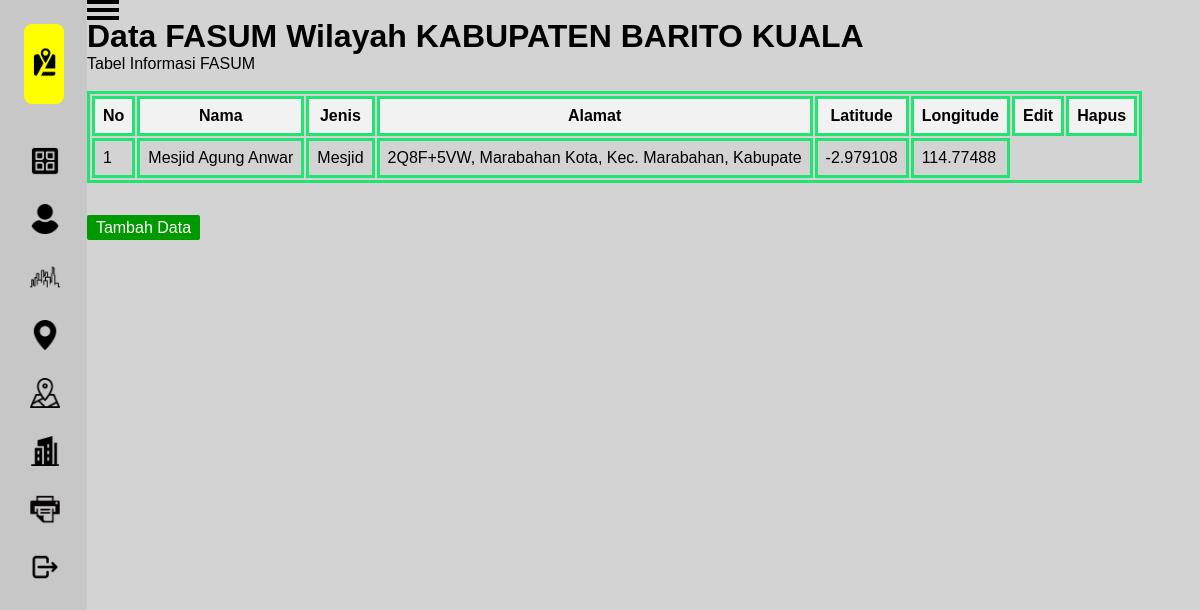
Before: /tabel.php with the older database file.
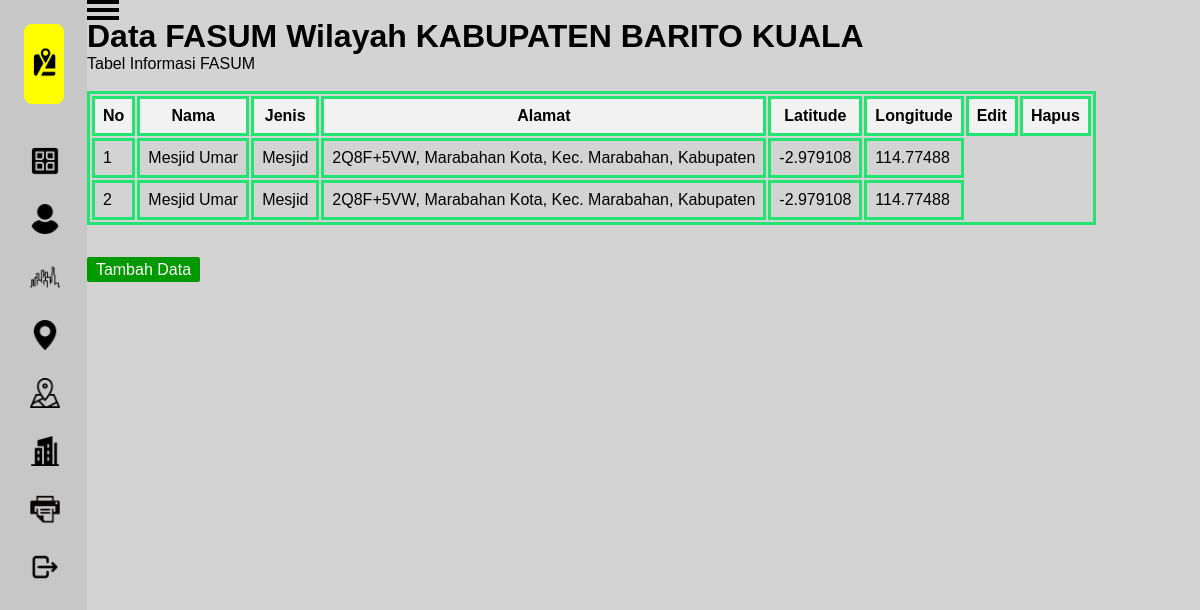
After: the same page with the newer database file.
### tables this page shows
CREATE TABLE `tanda` (
  `nama` varchar(50) NOT NULL,
  `jenis` varchar(40) NOT NULL,
  `alamat` text NOT NULL,
  `latitude` double NOT NULL,
  `longitude` double NOT NULL
);

### tabel.php (the view, shortened to what this page needs)
<?php
require 'koneksi.php';
?>
<!DOCTYPE html>
<html lang="en">
    <head>
    <link rel='stylesheet' href='halaman.css'>
    <link rel="stylesheet" href="tabel.css">
    </head>
    <body>
    <div class='container'>
        <div class='sidebar'>
            <div class='header'>
                <div class='list-item'>
                    <img src='assets/iconUtama.png' alt='' class='iconUtama'>
                </div>
            </div>
            <div class='main'>
                <div class='list-item'>
                    <a href='halaman.php'>
                        <img src='assets/iconBeranda.png' alt='' class='icon'>
                    </a>
                </div>
                <div class='list-item'>
                    <a href=''>
                        <img src='assets/iconUser.png' alt='' class='icon'>
                    </a>
                </div>
                <div class='list-item'>
                    <a href='tabel.php'>
                        <img src='assets/iconKab.png' alt='' class='icon'>
                    </a>
                </div>
                <div class='list-item'>
                    <a href='peta/peta.php'>
                        <img src='assets/iconPeta.png' alt='' class='icon'>
                    </a>
                </div>
                <div class='list-item'>
                    <a href='peta/marker.php'>
                        <img src='assets/iconTanda.png' alt='' class='icon'>
                    </a>
                </div>
                <div class='list-item'>
                    <a href='kantor.php'>
                        <img src='assets/iconKantor.png' alt='' class='icon'>
                    </a>
                </div>
                <div class='list-item'>
                    <a href='form/cetakreport.php'>
                        <img src='assets/iconReport.png' alt='' class='icon'>
                    </a>
                </div>
                <div class='list-item'>
                    <a href='logout.php'>
                        <img src='assets/iconLogout.png' alt='' class='icon'>
                    </a>
                </div>
            </div>
        </div>
        <div class='main-content'>
            <div id='menu-button'>
                <label for='menu-checkbox' id='menu-label'>
                    <div id='garis-3'></div>
                </label>
            </div><br>
            <main>
                <div>
                    <h1>Data FASUM Wilayah KABUPATEN BARITO KUALA</h1>
                    <div>
                        <div>
                            Tabel Informasi FASUM
                        </div> <br>
                        <div>
                            <table>
                                <thead>
                                    <tr>
                                        <th>No</th>
                                        <th>Nama</th>
                                        <th>Jenis</th>
                                        <th>Alamat</th>
                                        <th>Latitude</th>
                                        <th>Longitude</th>
                                        <th>Edit</th>
                                        <th>Hapus</th>
                                    </tr>
                                </thead>
                                <tbody>
                                <?php
                                    $sql = "SELECT * FROM tanda";
                                    $result = $conn->query($sql);
                                    if ($result->num_rows > 0) {
                                        $no = 1;
                                        while($row = $result->fetch_assoc()) {
                                            echo "<tr>";
                                            echo "<td>" . $no++ . "</td>";
                                            echo "<td>" . $row['nama'] . "</td>";
                                            echo "<td>" . $row['jenis'] . "</td>";
                                            echo "<td>" . $row['alamat'] . "</td>";
                                            echo "<td>" . $row['latitude'] . "</td>";
                                            echo "<td>" . $row['longitude'] . "</td>";
                                        }
                                    } else {
                                        echo "<tr><td colspan='8'>Tidak ada data</td></tr>";
                                    }
                                ?>
                                </tbody>
                            </table><br></br>
                            <a href="peta/marker.php" style="padding: 0.4% 0.8%; background-color: #009900; color: #fff;
                                border-radius: 2px; text-decoration: none; ">Tambah Data</a>
                        </div>
                    </div>
                </div>
            </main>
        </div>
    </div>
</body>
</html>

### halaman.css (style rules this page uses)
* { font-family: 'Ubuntu', sans-serif; padding: 0; margin: 0; -webkit-user-select: none; user-select: none; }
.container { display: flex; min-height: 100vh; }
.sidebar { background-color:rgb(199, 199, 199); width: 87px; padding: 24px; display: flex; box-sizing: border-box; flex-direction: column; transition: all ease-in .3s; }
.main-content { background-color:lightgray; flex-grow: 1; }
.sidebar a { text-decoration: none; }
.sidebar .header .list-item { display: flex; flex-direction: row; align-items: center; border-radius: 8px; padding: 20px 20px; background-color: yellow; height: 80px; box-sizing: border-box; margin-bottom: 30px; }
.sidebar .header .list-item .iconUtama { width: 30px; margin-left: -14px; margin-right: 12px; margin-bottom: 4px; }
.sidebar .main .list-item .icon { width: 30px; margin-left: -4px; margin-right: 12px; }
.sidebar .main .list-item { display: flex; flex-direction: row; align-items: center; padding: 12px 10px; border-radius: 8px; box-sizing: border-box; }
#menu-button { width: 32px; position: absolute; overflow: hidden; }
#menu-label { position: relative; display: block; height: 20px; cursor: pointer; }
#garis-3, #menu-label:after, #menu-label:before { position: absolute; left: 0; width: 100%; height: 4px; background-color: black; }
#menu-label:after, #menu-label:before { content: ""; transition: 0.4s cubic-bezier(0.075, 0.82, 0.165, 1); }
#menu-label:before { top: 0; }
#menu-label:after { top:8px; }
#garis-3 { top: 16px; }
#garis-3:before { content: "MENU"; position:absolute; top: 5px; right: 0; left: 0; color: black; font-size: 10px; font-weight: bold; text-align: center; }

### tabel.css (style rules this page uses)
table, th, td { border: 3px solid #23e473; }
th, td { padding: 8px; text-align: relative; }
th { background-color: #f2f2f2; }

Changed rows visible on the page:
removed tanda: nama "Mesjid Agung Anwar", jenis "Mesjid", alamat "2Q8F+5VW, Marabahan Kota, Kec. Marabahan, Kabupate", latitude "-2.979108", longitude "114.77488"
added tanda: nama "Mesjid Umar", jenis "Mesjid", alamat "2Q8F+5VW, Marabahan Kota, Kec. Marabahan, Kabupaten", latitude "-2.979108", longitude "114.77488"
added tanda: nama "Mesjid Umar", jenis "Mesjid", alamat "2Q8F+5VW, Marabahan Kota, Kec. Marabahan, Kabupaten", latitude "-2.979108", longitude "114.77488"
